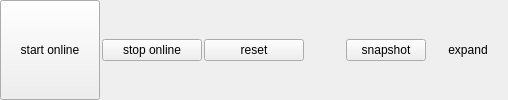
     <widget class="QWidget" name="controlBarSmall" native="true">
      <layout class="QHBoxLayout" name="horizontalLayout_4">
       <property name="spacing">
        <number>2</number>
       </property>
       <property name="leftMargin">
        <number>0</number>
       </property>
       <property name="topMargin">
        <number>0</number>
       </property>
       <property name="rightMargin">
        <number>0</number>
       </property>
       <property name="bottomMargin">
        <number>0</number>
       </property>
       <item>
        <widget class="QPushButton" name="startButton2">
         <property name="sizePolicy">
          <sizepolicy hsizetype="Minimum" vsizetype="Minimum">
           <horstretch>0</horstretch>
           <verstretch>0</verstretch>
          </sizepolicy>
         </property>
         <property name="minimumSize">
          <size>
           <width>100</width>
           <height>0</height>
          </size>
         </property>
         <property name="toolTip">
          <string>start online mode</string>
         </property>
         <property name="text">
          <string>start online</string>
         </property>
        </widget>
       </item>
       <item>
        <widget class="QPushButton" name="stopButton2">
         <property name="minimumSize">
          <size>
           <width>100</width>
           <height>0</height>
          </size>
         </property>
         <property name="toolTip">
          <string>stop online mode</string>
         </property>
         <property name="text">
          <string>stop online</string>
         </property>
        </widget>
       </item>
       <item>
        <widget class="QPushButton" name="resetRangeButton2">
         <property name="minimumSize">
          <size>
           <width>100</width>
           <height>0</height>
          </size>
         </property>
         <property name="toolTip">
          <string>reset time range</string>
         </property>
         <property name="text">
          <string>reset</string>
         </property>
        </widget>
       </item>
       <item>
        <spacer name="horizontalSpacer_7">
         <property name="orientation">
          <enum>Qt::Horizontal</enum>
         </property>
         <property name="sizeHint" stdset="0">
          <size>
           <width>40</width>
           <height>20</height>
          </size>
         </property>
        </spacer>
       </item>
       <item>
        <widget class="QPushButton" name="exportButton2">
         <property name="toolTip">
          <string>copy snapshot of scene (as png) to the clipboard</string>
         </property>
         <property name="text">
          <string>snapshot</string>
         </property>
        </widget>
       </item>
       <item>
        <widget class="QPushButton" name="controlExpandButton">
         <property name="sizePolicy">
          <sizepolicy hsizetype="Minimum" vsizetype="Minimum">
           <horstretch>0</horstretch>
           <verstretch>0</verstretch>
          </sizepolicy>
         </property>
         <property name="minimumSize">
          <size>
           <width>10</width>
           <height>0</height>
          </size>
         </property>
         <property name="toolTip">
          <string>expand control bar</string>
         </property>
         <property name="text">
          <string>expand</string>
         </property>
         <property name="checkable">
          <bool>false</bool>
         </property>
         <property name="flat">
          <bool>true</bool>
         </property>
        </widget>
       </item>
      </layout>
     </widget>
